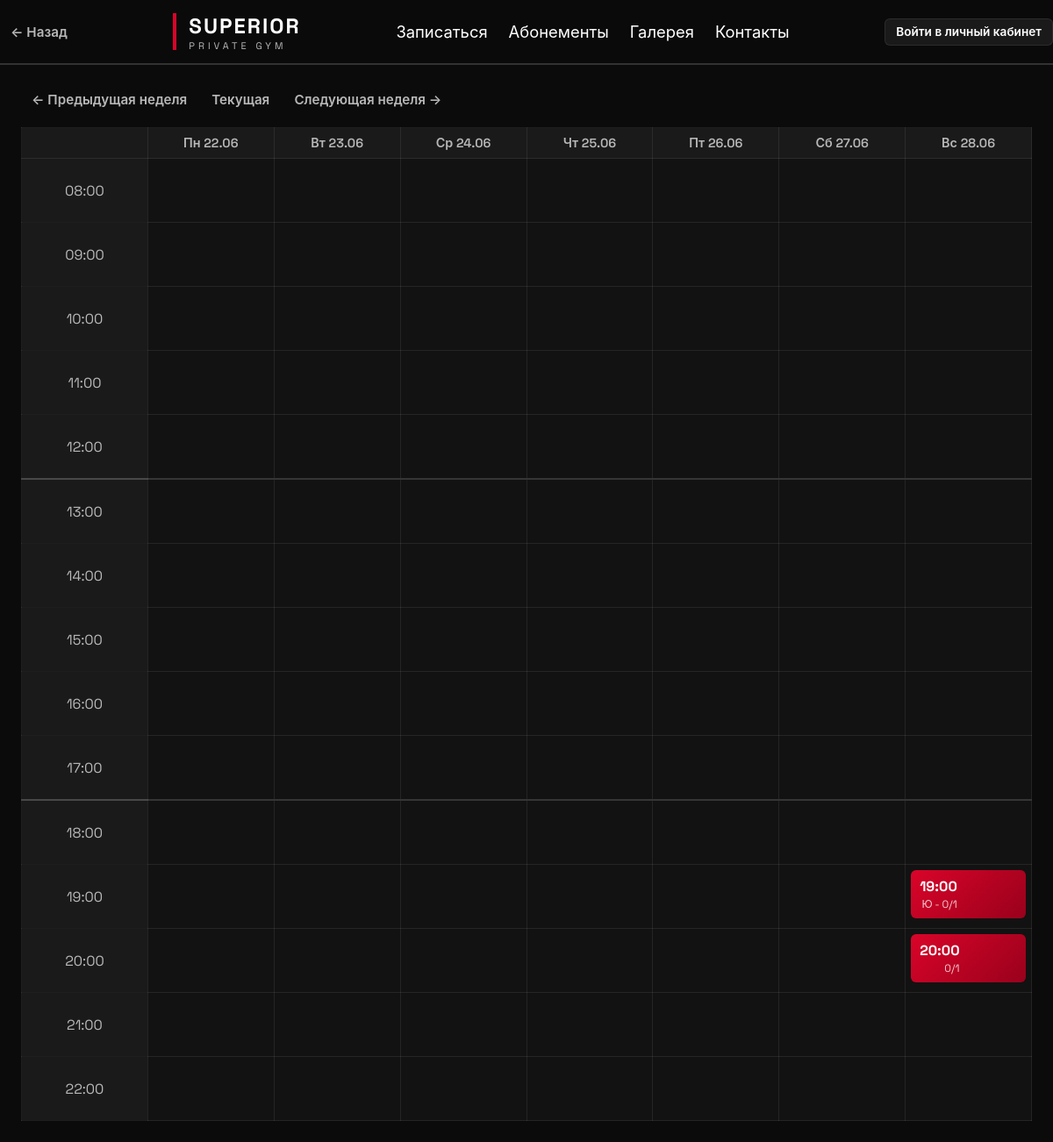
Page /schedule?week_offset=-2 on the committed database.
### app/models.py (models this page shows)
class Slot(Base):
    __tablename__ = "slots"
    id = Column(Integer, primary_key=True)
    start_time = Column(DateTime)
    capacity = Column(Integer, default=4)
    completed = Column(Boolean, default=False)

### app/routes/schedule.py (the view)
@router.get("/schedule")
def schedule(
    request: Request, db: Session = Depends(get_db),
    week_offset: int = 0, user: dict = Depends(get_current_user),
):
    slots = db.query(Slot).order_by(Slot.start_time).all()
    now = tz_now()
    base_week_start = (now - timedelta(days=now.weekday())).replace(
        hour=0, minute=0, second=0, microsecond=0
    )
    week_start = base_week_start + timedelta(days=7 * week_offset)
    days = [week_start + timedelta(days=i) for i in range(7)]
    hours = list(range(8, 23))
    now_hour = now.hour
    now_day_index = now.weekday()  # 0=Пн
    week_start_monday = week_start.date()
    today = now.date()
    days_offset = (today - week_start_monday).days
    if 0 <= days_offset < 7:
        now_col = days_offset
    else:
        now_col = -1  # текущий день вне показанной недели
    default_time = tz_now().strftime("%Y-%m-%dT%H:%M")
    default_end_time = (tz_now() + timedelta(hours=1)).strftime("%Y-%m-%dT%H:%M")
    grid = {(d_idx, h): None for d_idx in range(7) for h in hours}
    for slot in slots:
        if not slot.start_time:
            continue
        slot_dt = slot.start_time
        delta = slot_dt.date() - week_start.date()
        if delta.days < 0 or delta.days >= 7:
            continue
        day_index = delta.days
        hour = slot_dt.hour
        if hour in hours:
            bookings = db.query(Booking).filter(Booking.slot_id == slot.id).all()
            clients_in_slot = [db.get(Client, b.client_id) for b in bookings]
            se = db.query(SlotEmployee).filter(SlotEmployee.slot_id == slot.id).first()
            trainer_letter = ""
            if se:
                emp = db.get(Employee, se.employee_id)
                if emp and emp.last_name:
                    trainer_letter = emp.last_name[0]
            grid[(day_index, hour)] = {
                'slot': slot,
                'booked': len(clients_in_slot),
                'clients': clients_in_slot,
                'trainer_letter': trainer_letter,
            }
    return templates.TemplateResponse(
        request=request, name="schedule.html",
        context={
            "days": days, "hours": hours, "grid": grid,
            "default_time": default_time,
            "default_end_time": default_end_time,
            "week_offset": week_offset, "user": user,
            "now_in_week": now_col >= 0,
            "now_col": now_col,
            "now_hour": now_hour,
        },
    )

### templates/schedule.html (shortened to what this page needs)
{% extends "base.html" %}
{% block content %}
{% set flash = request.query_params.get('flash') %}
<div class="page__controls">
    <div class="week-nav">
        <a class="btn btn--ghost" href="/schedule?week_offset={{ week_offset - 1 }}">← Предыдущая неделя</a>
        <a class="btn btn--ghost" href="/schedule?week_offset=0">Текущая</a>
        <a class="btn btn--ghost" href="/schedule?week_offset={{ week_offset + 1 }}">Следующая неделя →</a>
    </div>
</div>
<div class="calendar">
    <table class="calendar__table">
        <thead>
            <tr>
                <th class="calendar__header-cell"></th>
                {% set ru_days = ['Пн','Вт','Ср','Чт','Пт','Сб','Вс'] %}
                {% for day in days %}
                <th class="calendar__header-cell">{{ ru_days[loop.index0] }} {{ day.strftime('%d.%m') }}</th>
                {% endfor %}
            </tr>
        </thead>
        <tbody>
            {% for hour in hours %}
            {% set divider = hour == 13 or hour == 18 %}
            <tr class="{% if divider %}calendar__row--divider {% endif %}{% if now_in_week and hour == now_hour %}calendar__row--now{% endif %}">
                <td class="calendar__time">{{ '%02d:00' % hour }}
                </td>
                {% for d_idx in range(0,7) %}
                <td class="calendar__cell{% if now_in_week and d_idx == now_col and hour == now_hour %} calendar__cell--now{% endif %}">
                    {% set cell = grid.get((d_idx, hour)) %}
                    {% if cell %}
                    {%- set color_class = '' -%}
                    {%- if cell.slot.completed -%}
                        {%- set color_class = 'calendar__slot--completed' -%}
                    {%- elif cell.slot.capacity == 1 -%}
                        {%- set color_class = 'calendar__slot--red' -%}
                    {%- elif cell.slot.capacity == 2 -%}
                        {%- set color_class = 'calendar__slot--yellow' -%}
                    {%- else -%}
                        {%- if cell.booked >= cell.slot.capacity -%}
                            {%- set color_class = 'calendar__slot--green' -%}
                        {%- else -%}
                            {%- set color_class = 'calendar__slot--gray' -%}
                        {%- endif -%}
                    {%- endif -%}
                    <a class="calendar__slot {{ color_class }}" href="/slot/{{ cell.slot.id }}?week_offset={{ week_offset }}">
                        <div class="calendar__slot-inner">
                            <div class="calendar__slot-info">
                                <div class="calendar__slot-time">{{ cell.slot.start_time.strftime('%H:%M') }}</div>
                                <div class="calendar__slot-capacity">{% if cell.trainer_letter %}{{ cell.trainer_letter }} - {% endif %} {{ cell.booked }}/{{ cell.slot.capacity }}</div>
                            </div>
                        </div>
                    </a>
                    {% else %}
                    <div class="calendar__cell--empty" data-day="{{ d_idx }}" data-hour="{{ hour }}"></div>
                    {% endif %}
                </td>
                {% endfor %}
            </tr>
            {% endfor %}
        </tbody>
    </table>
</div>
{% endblock %}

### static/css/variables.css (style rules this page uses)
*, *::before, *::after { margin:0; padding:0; box-sizing:border-box; }
html { scroll-behavior:smooth; }
body { background:var(--bg-primary); color:var(--text-primary); font-family:var(--font); min-height:100vh; }

### static/css/components.css (style rules this page uses)
.btn { display:inline-flex; align-items:center; justify-content:center; gap:8px; text-decoration:none; cursor:pointer; transition:var(--transition); font-weight:600; font-size:0.95rem; border:none; border-radius:var(--radius-sm); font-family:inherit; }
.btn--ghost { background:transparent; border:none; color:var(--text-secondary); padding:6px 12px; }
.calendar { overflow-x:auto; }
.calendar__table { width:100%; border-collapse:collapse; table-layout:fixed; }
.calendar__table th, .calendar__table td { border:1px solid var(--border); }
.calendar__header-cell { background:var(--bg-elevated); padding:8px; text-align:center; color:var(--text-secondary); font-size:0.9rem; font-weight:600; }
.calendar__time { width:72px; background:var(--bg-elevated); color:var(--text-secondary); text-align:center; padding:8px; font-size:1.0rem; position:relative; }
.calendar__cell { min-height:90px; padding:6px; vertical-align:top; background:var(--bg-secondary); }
.calendar__slot { display:block; border-radius:var(--radius-sm); padding:8px 10px; text-decoration:none; color:var(--text-primary); transition:var(--transition); }
.calendar__slot--red { background:linear-gradient(135deg,var(--accent),#99011c); }
.calendar__slot-time { font-size:16px; font-weight:700; }
.calendar__slot-capacity { font-size:12px; opacity:0.8; margin-left:auto; }
.page__controls { display:flex; gap:12px; align-items:center; margin-bottom:16px; }

### static/css/responsive.css (style rules this page uses)
html { scroll-behavior: smooth; }
.calendar__cell--empty { width:100%;height:100%;min-height:60px;border-radius:var(--radius-sm);transition:var(--transition) }
.calendar__slot-inner { display:flex;gap:4px;height:100% }
.calendar__slot-info { display:flex;flex-direction:column;align-items:center;justify-content:center;gap:2px;flex-shrink:0;min-width:40px }
.calendar__row--divider td { border-top:2px solid rgba(255,255,255,0.15) }
.calendar__row--divider .calendar__time { border-top:2px solid rgba(255,255,255,0.25) }

### rows in the picture
Slot: slot.start_time "19:00", slot.capacity "1"
Slot: slot.start_time "20:00", slot.capacity "1"

### other values in the picture
{{ ru_days[loop.index0] }} "Пн" "Вт" "Ср" "Чт" "Пт" "Сб" "Вс"
{{ day.strftime('%d.%m') }} "22.06" "23.06" "24.06" "25.06" "26.06" "27.06" "28.06"
{{ '%02d:00' % hour }} "08:00" "09:00" "10:00" "11:00" "12:00" "13:00" "14:00" "15:00" "16:00" "17:00" "18:00" "19:00" "20:00" "21:00" "22:00"
{{ cell.trainer_letter }} "Ю"
{{ cell.booked }} "0" "0"
